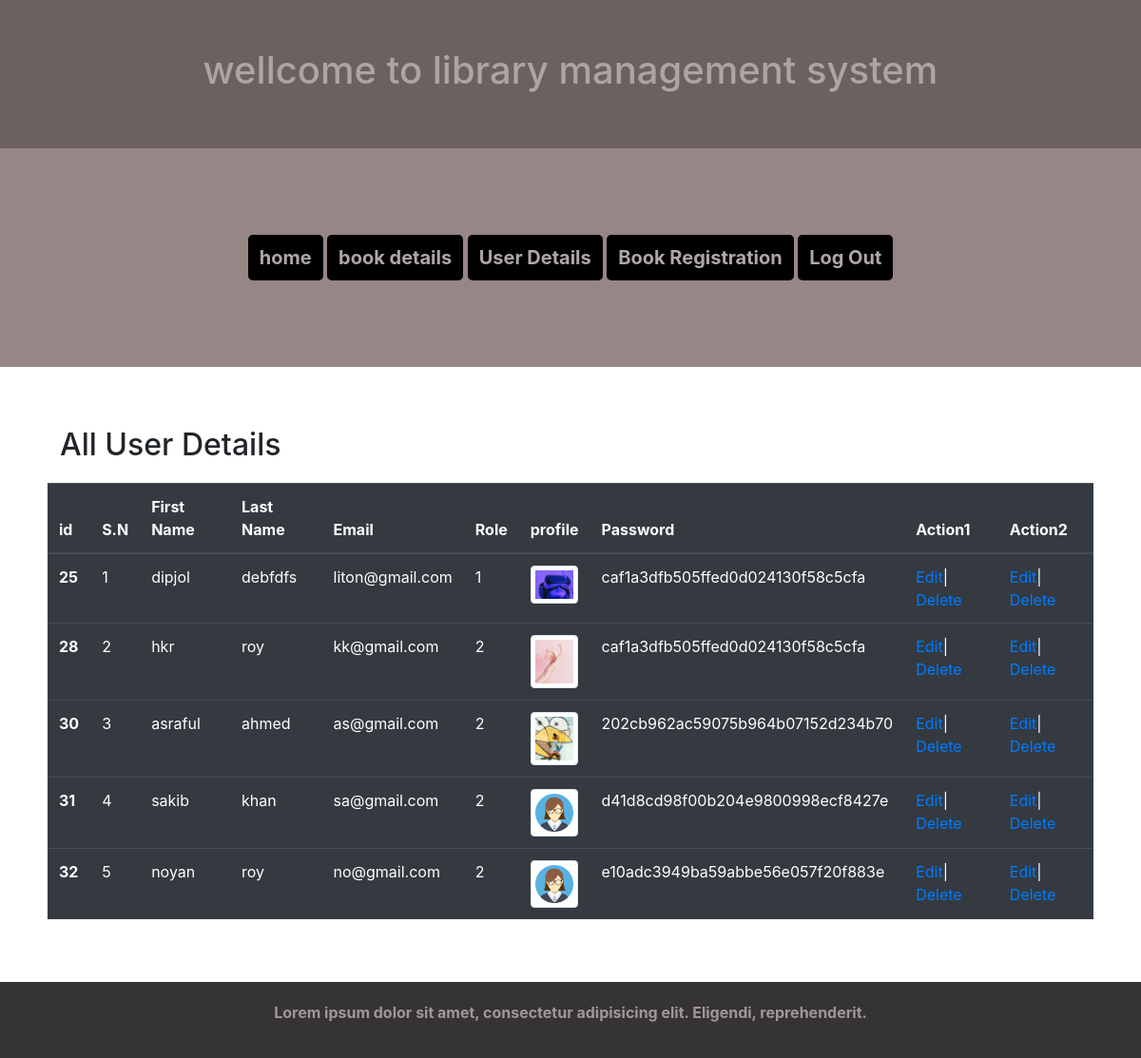
The page /user_data_table.php (signed in) on the database its author committed.
### tables this page shows
CREATE TABLE `lib` (
  `id` bigint(20) NOT NULL,
  `fname` varchar(255) NOT NULL,
  `lname` varchar(255) NOT NULL,
  `email` varchar(255) NOT NULL,
  `role` tinyint(4) NOT NULL DEFAULT '0',
  `pass` varchar(255) NOT NULL,
  `profile` varchar(255) NOT NULL DEFAULT 'avater.jpg'
);

### user_data_table.php (the view, shortened to what this page needs)
<?php require_once ("include/header.php")?>
<?php
if(isset($_SESSION["role"]) && $_SESSION["role"]==1){ ?>
<div class="user_details">
    <div class="container">
        <div class="row">
            <h2>All User Details</h2>
            <h3>
            </h3>
            <table class="table table-dark">
                <thead>
                <tr>
                    <th scope="col">id</th>
                    <th scope="col">S.N</th>
                    <th scope="col">First Name</th>
                    <th scope="col">Last Name</th>
                    <th scope="col">Email</th>
                    <th scope="col">Role</th>
                    <th scope="col">profile</th>
                    <th scope="col">Password</th>
                    <th scope="col">Action1</th>
                    <th scope="col">Action2</th>
                </tr>
                </thead>
                <tbody>
                <?php
                require_once("dataprocess/config.php");
                $showq = "select * from lib";
                $runq = mysqli_query($connect,$showq);
                if($runq==true){
                    $sri=1;
                    while($get = mysqli_fetch_array($runq)){ ?>
                        <tr>
                            <th scope="row"><?php echo $get['id']; ?></th>
                            <td><?php echo $sri; $sri++; ?></td>
                            <td><?php echo $get['fname']; ?></td>
                            <td><?php echo $get['lname']; ?></td>
                            <td><?php echo $get['email']; ?></td>
                            <td><?php echo $get['role']; ?></td>
                            <td><img src="images/<?php echo $get['profile']?>" alt="" class="img-thumbnail"></td>
                            <td><?php echo $get['pass']; ?></td>
                            <td>
                                <a href="user_edit.php?edit_id=<?php echo $get['id']; ?>">Edit</a>|
                                <a href="dataprocess/user_delete.php?delete_id=<?php echo $get['id']; ?>    ">Delete</a>
                            </td>
                            <td>
                                <a href="user_edit.php">Edit</a>|
                                <a href="user_delete.php">Delete</a>
                            </td>
                        </tr>
                    <?php } } ?>
                </tbody>
            </table>
        </div>
    </div>
</div>
<?php }else{
    header("location:error_page.php?massage_error")
    ?>
<?php } ?>
<?php require_once ("include/footer.php")?>

### style.css (style rules this page uses)
.user_details h3 { padding: 13px 0 0 111px; color: green; }
.user_details { padding: 50px; }
.user_details h2 { padding: 13px; }
table.table.table-dark img { width: 50px; }

### rows shown on the page
lib: id "25", fname "dipjol", lname "debfdfs", email "liton@gmail.com", role "1", profile (picture), pass "caf1a3dfb505ffed0d024130f58c5cfa"
lib: id "28", fname "hkr", lname "roy", email "kk@gmail.com", role "2", profile (picture), pass "caf1a3dfb505ffed0d024130f58c5cfa"
lib: id "30", fname "asraful", lname "ahmed", email "as@gmail.com", role "2", profile (picture), pass "202cb962ac59075b964b07152d234b70"
lib: id "31", fname "sakib", lname "khan", email "sa@gmail.com", role "2", profile (picture), pass "d41d8cd98f00b204e9800998ecf8427e"
lib: id "32", fname "noyan", lname "roy", email "no@gmail.com", role "2", profile (picture), pass "e10adc3949ba59abbe56e057f20f883e"
